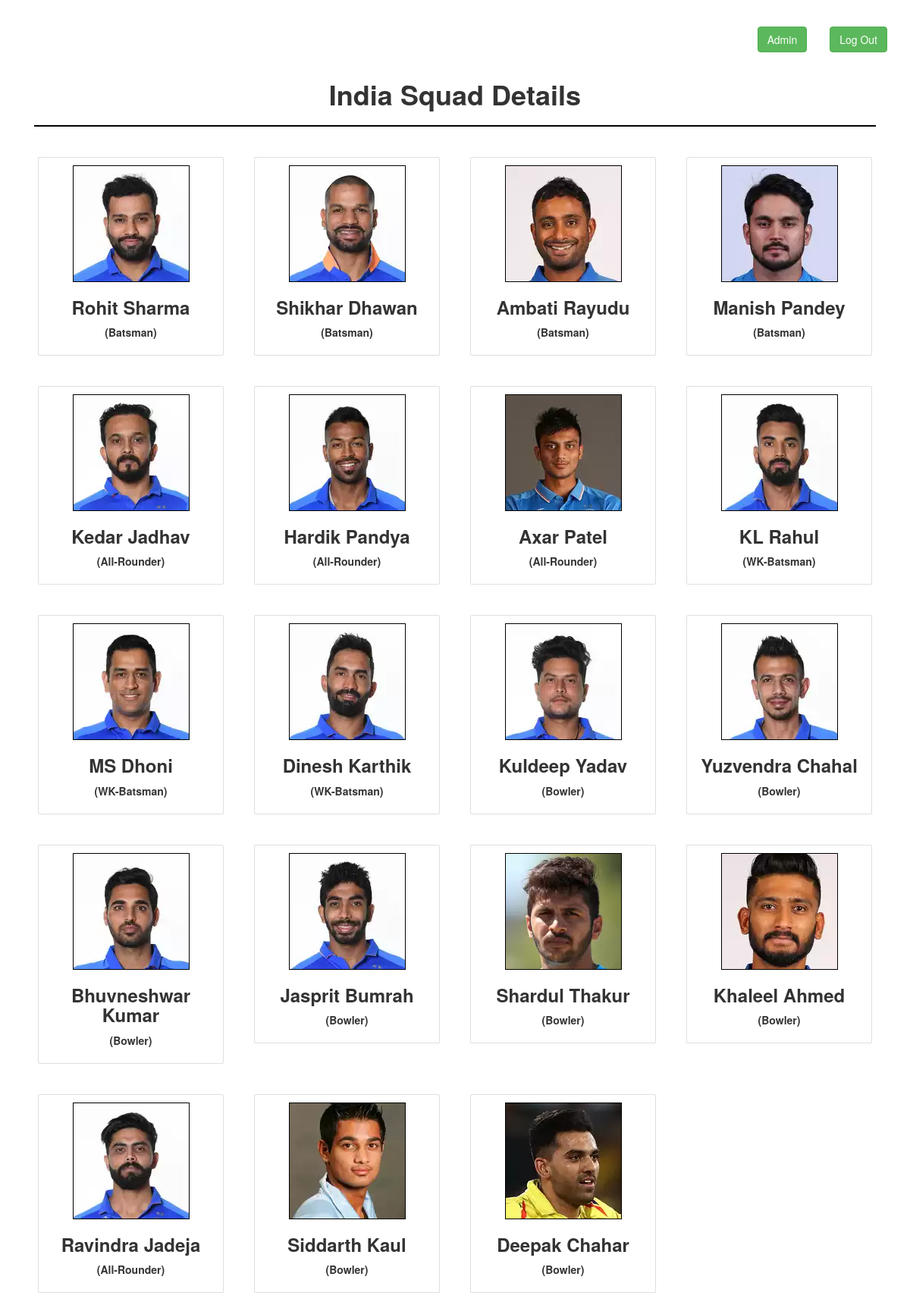
Screenshot of /home/India (signed in) with the database file from the repository.
### Application/models.py (models this page shows)
class player_stats(db.Model):
    id = db.Column(db.Integer(), primary_key=True)
    name = db.Column(db.String(100), nullable=False)
    country = db.Column(db.String(100), nullable=False)
    date_of_birth = db.Column(db.String(100), nullable=False)
    age = db.Column(db.String(100), nullable=False)
    image = db.Column(db.String(100), nullable=False)
    role = db.Column(db.String(100), nullable=False)
    test_matches = db.Column(db.String(100), nullable=False)
    odi_matches = db.Column(db.String(100), nullable=False)
    t20_matches = db.Column(db.String(100), nullable=False)

### Application/routes.py (the view)
@app.route('/home/<team_name>', methods=['GET', 'POST'])
def team_profile(team_name):
    if current_user.is_authenticated:
        player = player_stats.query.filter_by(country=team_name).all()
        title = team_name
        return render_template('team.html', player=player, title=title)
    else:
        flash("Please Login To Continue....")

### Application/models.py (called while the page is built)
@login_manager.user_loader
def load_user(user_id):
    return User.query.get(int(user_id))

### Application/Templates/team.html (shortened to what this page needs)
{% extends 'base.html' %}
{% block content %}
<div class="container">
    <h1 style="text-align:center"><b>{{ title }} Squad Details</b></h1>
    <hr style="border: 1px solid black; background-color:black">
    <div class="row">
        {% for player in player %}
        <div class="col-md-3" style="padding:20px">
            <div class="card" style="padding:10px">
                <center>
                    <a href="{{url_for('player_profile', team_name=player.country, player_name=player.name)}}">
                        <img src="{{ player.image }}.webp" style="border:1px solid black"></a>
                    <br>
                    <h3><b>{{ player.name }}</b></h3>
                    <p><b>({{ player.role }})</b></p>
                </center>
            </div>
        </div>
        {% endfor %}
    </div>
</div>
{% endblock %}

### Application/Templates/base.html (shortened to what this page needs)
<!DOCTYPE html>
<html lang="en">
<head>
    <link rel="stylesheet" href="https://maxcdn.bootstrapcdn.com/bootstrap/4.5.2/css/bootstrap.min.css">
    <link rel="stylesheet" href="https://maxcdn.bootstrapcdn.com/bootstrap/3.4.1/css/bootstrap.min.css">
    <link rel="stylesheet" href="https://cdnjs.cloudflare.com/ajax/libs/bootstrap-datetimepicker/4.17.47/css/bootstrap-datetimepicker.css">
</head>
<body>
<br>
<div class="container-fluid">
    {% if current_user.id == 1 %}
    <div style="padding:15px; float:right;">
        <button type="button" class="btn btn-success">
            <a href="{{ url_for('logout') }}" style="text-decoration:none; color:white;">Log Out</a>
        </button>
    </div>
    <div style="padding:15px; float:right;">
        <button type="button" class="btn btn-success">
            <a href="/admin" style="text-decoration:none; color:white;">Admin</a>
        </button>
    </div>
    {% else %}
    <div style="padding:15px; float:right;">
        <button type="button" class="btn btn-success">
            <a href="{{ url_for('logout') }}" style="text-decoration:none; color:white;">Log Out</a>
        </button>
    </div>
    {% endif %}
</div>
{% block content %}
{% endblock %}
</body>
</html>

### rows the page displays
player_stats: image (picture), name "Rohit Sharma", role "Batsman"
player_stats: image (picture), name "Shikhar Dhawan", role "Batsman"
player_stats: image (picture), name "Ambati Rayudu", role "Batsman"
player_stats: image (picture), name "Manish Pandey", role "Batsman"
player_stats: image (picture), name "Kedar Jadhav", role "All-Rounder"
player_stats: image (picture), name "Hardik Pandya", role "All-Rounder"
player_stats: image (picture), name "Axar Patel", role "All-Rounder"
player_stats: image (picture), name "KL Rahul", role "WK-Batsman"
player_stats: image (picture), name "MS Dhoni", role "WK-Batsman"
player_stats: image (picture), name "Dinesh Karthik", role "WK-Batsman"
player_stats: image (picture), name "Kuldeep Yadav", role "Bowler"
player_stats: image (picture), name "Yuzvendra Chahal", role "Bowler"
player_stats: image (picture), name "Bhuvneshwar Kumar", role "Bowler"
player_stats: image (picture), name "Jasprit Bumrah", role "Bowler"
player_stats: image (picture), name "Shardul Thakur", role "Bowler"
player_stats: image (picture), name "Khaleel Ahmed", role "Bowler"
player_stats: image (picture), name "Ravindra Jadeja", role "All-Rounder"
player_stats: image (picture), name "Siddarth Kaul", role "Bowler"
player_stats: image (picture), name "Deepak Chahar", role "Bowler"

### other values shown
{{ title }} "India"
